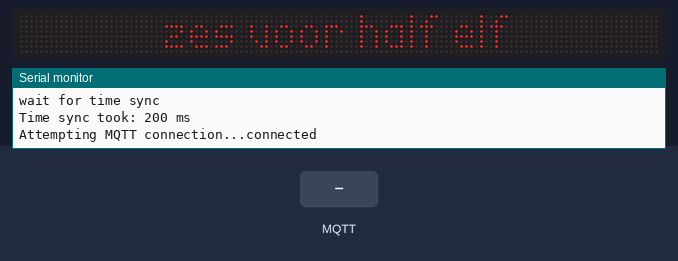
Bench run of a sketch on a simulated ESP8266 (NodeMCU). Shown: 128×8 LED matrix, the last lines printed to the serial monitor. The test bench sets the inputs (shaded band). WiFi joins after 1.5 s; servers stay silent unless stated; the local clock reads 2024-03-15 10:24:30 at power-on unless the sketch sets it; no MQTT or app messages arrive unless stated.

Above: at 2.9 s.
3.0 s: MQTT message "1" arrives on the first subscribed topic
At 3.06 s:
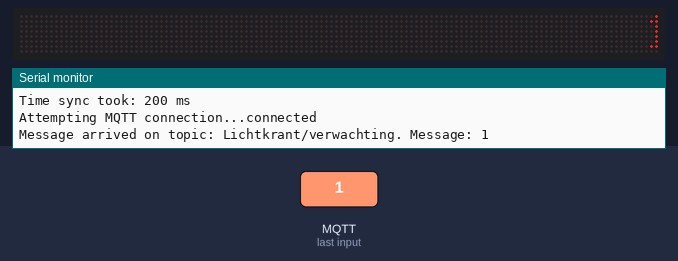
4.6 s: MQTT message "on" arrives on the first subscribed topic
At 6.16 s:
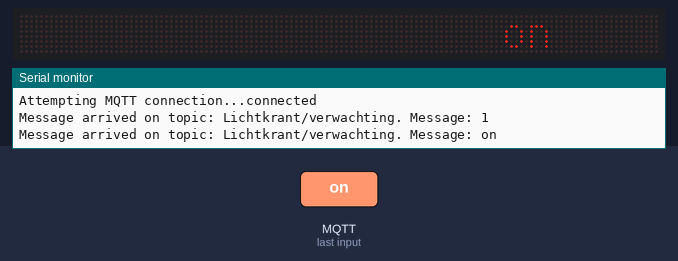
6.2 s: MQTT message "off" arrives on the first subscribed topic
At 7.77 s:
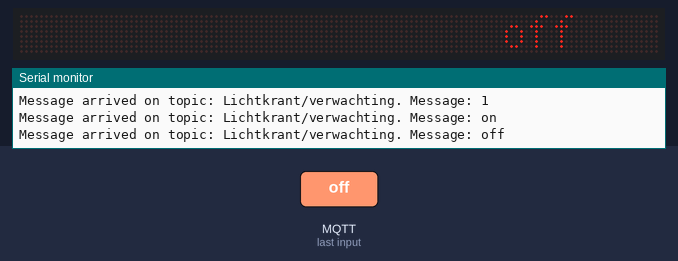
7.8 s: MQTT message "1" arrives on the second subscribed topic
At 7.98 s:
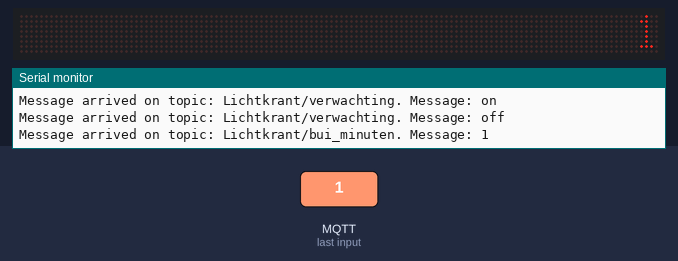
10.8 s: MQTT message "on" arrives on the second subscribed topic
At 10.9 s:
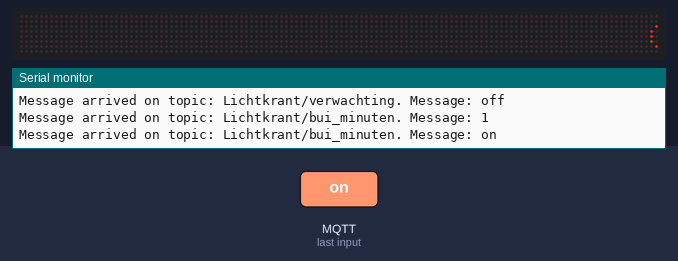
12.3 s: MQTT message "off" arrives on the second subscribed topic
At 12.5 s:
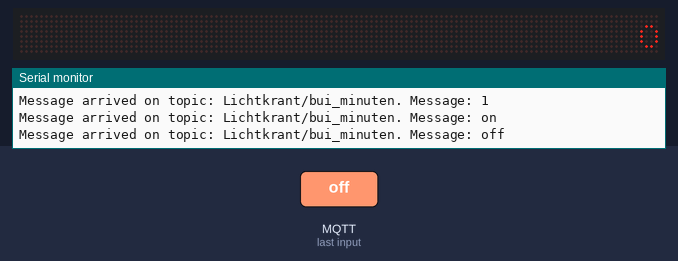

The sketch:

MD_MAX72xx_PrintText_lichtkrant_v3.ino
```cpp
// Use the MD_MAX72XX library to Print some text on the display
// This code puts the time in dutch text on a max7219 display and shows news, weather forecasts and rain messages in between
#include <WiFiManager.h>
#include <PubSubClient.h>
#include <Wire.h>
#include <ESP8266WiFi.h>
#include <MD_MAX72xx.h>
#include <SPI.h>
#include <ezTime.h>
#include <MD_Parola.h>
#include <ESP8266mDNS.h>
#include <WiFiUdp.h>
#include <ArduinoOTA.h>
#include "Parola_Fonts_data.h"

// Define the number of devices we have in the chain and the hardware interface
#define HARDWARE_TYPE MD_MAX72XX::FC16_HW
#define MAX_DEVICES 16

#define CLK_PIN   D5 //13  // or SCK
#define DATA_PIN  D7 //11  // or MOSI
#define CS_PIN    D6 //10  // or SS Normaal D8, maar die is kapot
#define  DELAYTIME  100  // wait a bit between updates of the display in milliseconds

// SPI hardware interface
//MD_MAX72XX mx = MD_MAX72XX(HARDWARE_TYPE, CS_PIN, MAX_DEVICES);
// Arbitrary pins
//MD_MAX72XX mx = MD_MAX72XX(HARDWARE_TYPE, DATA_PIN, CLK_PIN, CS_PIN, MAX_DEVICES);
MD_Parola P = MD_Parola(HARDWARE_TYPE, CS_PIN, MAX_DEVICES);

// Text parameters
#define CHAR_SPACING  1 // number of pixels between characters. 1 is very tight

#define BUF_SIZE  500 // Global message buffers shared by Serial and Scrolling functions
char message[BUF_SIZE];
char messageTemp[BUF_SIZE];
char tijd_tekst[50];
char tijd_tekst_oud[50];
char* HostName = "Lichtkrant";
boolean WifiConnected = false;

// MQTT Broker IP address
const char* mqtt_server = "FILL IN THE IP OF YOUR MQTT SERVER";
Timezone myTZ;

WiFiClient espLichtkrant;
PubSubClient client(espLichtkrant);

uint8_t SmallSpace[] = { 1, 0 }; // Reduced the space to one column, to make the text fit on the display

void setup() {
  unsigned long startmillis;
  P.begin();
  P.setIntensity(1);
  P.addChar(' ', SmallSpace);
  P.print("   wait for wifi connect");
  startmillis = millis();
  setup_wifi();
  Serial.printf("Setup Wifi took: %u ms\n", millis() - startmillis);
  startmillis = millis();
  P.print("   wait for MQTT connect");
  client.setServer(mqtt_server, 1883);
  client.setCallback(callback);
  Serial.printf("Setup MQTT took: %u ms\n", millis() - startmillis);
  Serial.println("[MD_MAX72XX Message Display]");
  Serial.println("wait for time sync");
  P.print(" wait for time sync");
  startmillis = millis();
  waitForSync();
  Serial.printf("Time sync took: %u ms\n", millis() - startmillis);
  P.print("  time synced");
  if (!myTZ.setCache(0)) myTZ.setLocation(F("nl"));
}

void loop() {
  events();
  if (!client.connected()) {
    reconnect();
  }
  client.loop();
  if (myTZ.hour() == 7 && myTZ.minute() == 00 && myTZ.second() == 0)ESP.restart();
  ArduinoOTA.handle();
  NL_tijd_tekst(myTZ.minute(), myTZ.hour(), tijd_tekst);
  if (P.displayAnimate() and strcmp(tijd_tekst, tijd_tekst_oud) != 0) { // animates and returns true when an animation is completed
    P.displayText(tijd_tekst, PA_CENTER, 0, 0, PA_PRINT, PA_NO_EFFECT);
    strcpy(tijd_tekst_oud, tijd_tekst);
  }
}
```

NL_tid_tekst.ino
```cpp
void NL_tijd_tekst(int minuut, int uur, char tekst[50]) {
  char *getal[15] = {"twaalf", "één", "twee", "drie", "vier", "vijf", "zes", "zeven", "acht", "negen", "tien", "elf", "twaalf", "dertien", "veertien"};
  if (uur > 12) uur = uur - 12; // we tellen tot twaalf en gaan dan weer naar 1
  if (uur == 12 and minuut > 15) uur = 0; // na 12:15 verwijzen we naar 1 uur. omdat er dan altijd 1 bij wordt opgeteld, moet hier nul staan
  if (minuut == 0) sprintf(tijd_tekst, "%s uur", getal[uur]);
  if (minuut > 0 and minuut < 15) sprintf(tijd_tekst, "%s over %s", getal[minuut], getal[uur]);
  if (minuut == 15) sprintf(tijd_tekst, "kwart over %s", getal[uur]);
  if (minuut > 15 and minuut < 30) sprintf(tijd_tekst, "%s voor half %s", getal[30 - minuut], getal[uur + 1]);
  if (minuut == 30) sprintf(tijd_tekst, "half %s", getal[uur + 1]);
  if (minuut > 30 and minuut < 45) sprintf(tijd_tekst, "%s over half %s", getal[minuut - 30], getal[uur + 1]);
  if (minuut == 45) sprintf(tijd_tekst, "kwart voor %s", getal[uur + 1]);
  if (minuut > 45 and minuut <= 59) sprintf(tijd_tekst, "%s voor %s", getal[60 - minuut], getal[uur + 1]);
  utf8AsciiString(tekst); // zet diacryten om van UTF8 naar exteded Ascii
}
```

callback.ino
```cpp
void callback(char* topic, byte* message, unsigned int length) {
  Serial.print("Message arrived on topic: ");
  Serial.print(topic);
  Serial.print(". Message: ");
  for (int i = 0; i < length; i++) {
    messageTemp[i] = (char)message[i];
  }
  messageTemp[length] = '\0'; // make it a null terminated string
  utf8AsciiString(messageTemp);
  Serial.println(messageTemp);
  P.displayClear();
  P.displayScroll(messageTemp, PA_LEFT, PA_SCROLL_LEFT, 50);
  P.displayAnimate();
  strcpy(tijd_tekst_oud,""); // to make sure a time is printed after amessage has been displayed
}
```

reconnect.ino
```cpp
void reconnect() {
  // Loop until we're reconnected
  while (!client.connected()) {
    Serial.print("Attempting MQTT connection...");
    //P.print("Attempting MQTT connection");
    // Attempt to connect
    if (client.connect("Lichtkrant")) {
      Serial.println("connected");
      //P.print("   connected");
      // Subscribe
      client.subscribe("Lichtkrant/verwachting");
      client.subscribe("Lichtkrant/bui_minuten");
      client.subscribe("Lichtkrant/LaatsteNieuws");
    } else {
      Serial.print("failed, rc=");
      Serial.print(client.state());
      Serial.println(" try again in 5 seconds");
      //P.print("   MQTT connection failed");
      // Wait 5 seconds before retrying
      delay(5000);
    }
  }
}
```

setup_wifi.ino
```cpp
void setup_wifi() {
  WiFi.mode(WIFI_STA);                  // explicitly set mode, esp defaults to STA+AP
  WiFiManager wm;                       // WiFiManager to start as AP to enter WiFi credentials
  wm.setCountry("nl");                  // default is china, they have other WiFi channels
  bool res = wm.autoConnect(HostName);  // open AP
  if (!res) {
    Serial.println("Failed to connect");
    WifiConnected = false;
    WiFi.mode(WIFI_AP);  //Set AccessPoint only
    delay(2000);
    Serial.println(WiFi.softAP(String(HostName) + "_AP") ? "Ready" : "Failed!");
    delay(250);
    Serial.print("Soft-AP IP address = ");
    Serial.println(WiFi.softAPIP());
    Serial.println("connected...yeey :)");  // if you get here you have connected to the WiFi
    delay(500);
    Serial.println("");
    Serial.print("Connected to WiFi network with IP Address: ");
    Serial.println(WiFi.localIP());
    Serial.println(WiFi.macAddress());
    WifiConnected = true;
  }
}
```

utf8AsciiChar.ino
```cpp
void utf8AsciiString(char* s)
// In place conversion UTF-8 string to Extended ASCII
// The extended ASCII string is always shorter.
{
  uint8_t c;
  char *cp = s;


  while (*s != '\0')
  {
    c = utf8AsciiChar(*s++);
    if (c != '\0')
      *cp++ = c;
  }
  *cp = '\0';   // terminate the new string
}
```

utf8AsciiString.ino
```cpp
uint8_t utf8AsciiChar(uint8_t ascii)
// Convert a single Character from UTF8 to Extended ASCII according to ISO 8859-1,
// also called ISO Latin-1. Codes 128-159 contain the Microsoft Windows Latin-1
// extended characters:
// - codes 0..127 are identical in ASCII and UTF-8
// - codes 160..191 in ISO-8859-1 and Windows-1252 are two-byte characters in UTF-8
//                 + 0xC2 then second byte identical to the extended ASCII code.
// - codes 192..255 in ISO-8859-1 and Windows-1252 are two-byte characters in UTF-8
//                 + 0xC3 then second byte differs only in the first two bits to extended ASCII code.
// - codes 128..159 in Windows-1252 are different, but usually only the €-symbol will be needed from this range.
//                 + The euro symbol is 0x80 in Windows-1252, 0xa4 in ISO-8859-15, and 0xe2 0x82 0xac in UTF-8.
//
// Modified from original code at http://playground.arduino.cc/Main/Utf8ascii
// Extended ASCII encoding should match the characters at http://www.ascii-code.com/
//
// Return "0" if a byte has to be ignored.
{
  static uint8_t cPrev;
  uint8_t c = '\0';

  if (ascii < 0x7f)   // Standard ASCII-set 0..0x7F, no conversion
  {
    cPrev = '\0';
    c = ascii;
  }
  else
  {
    switch (cPrev)  // Conversion depending on preceding UTF8-character
    {
      case 0xC2: c = ascii;  break;
      case 0xC3: c = ascii | 0xC0;  break;
      case 0x82: if (ascii == 0xAC) c = 0x80; // Euro symbol special case
    }
    cPrev = ascii;   // save last char
  }

  return (c);
}
```

Source omitted: a_Fonts_data.h (data table, 10069 bytes)

Measured:
- after the input at 3.0 s, the display: first changes at once (image 1 shows a later state)
- after the input at 4.6 s, the display: first changes at once (image 2 shows a later state)
- after the input at 6.2 s, the display: first changes at once (image 3 shows a later state)
- after the input at 7.8 s, the display: first changes at once (image 4 shows a later state)
- after the input at 10.8 s, the display: first differs from a run without the input at once (image 5 shows a later state)
- after the input at 12.3 s, the display: first changes at once (image 6 shows a later state)
